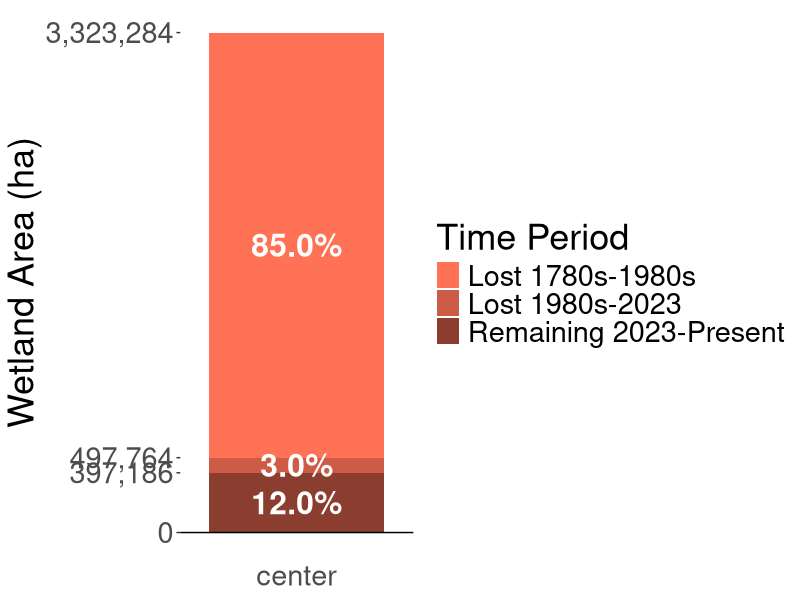
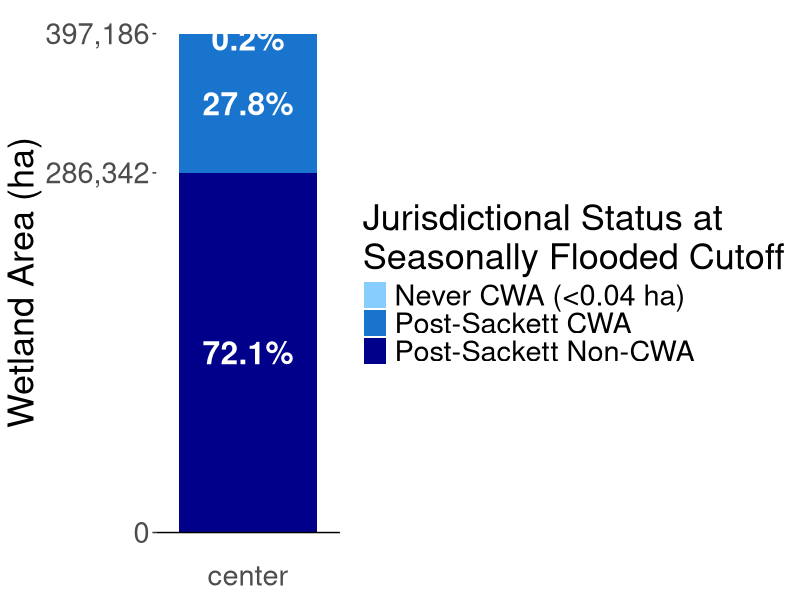
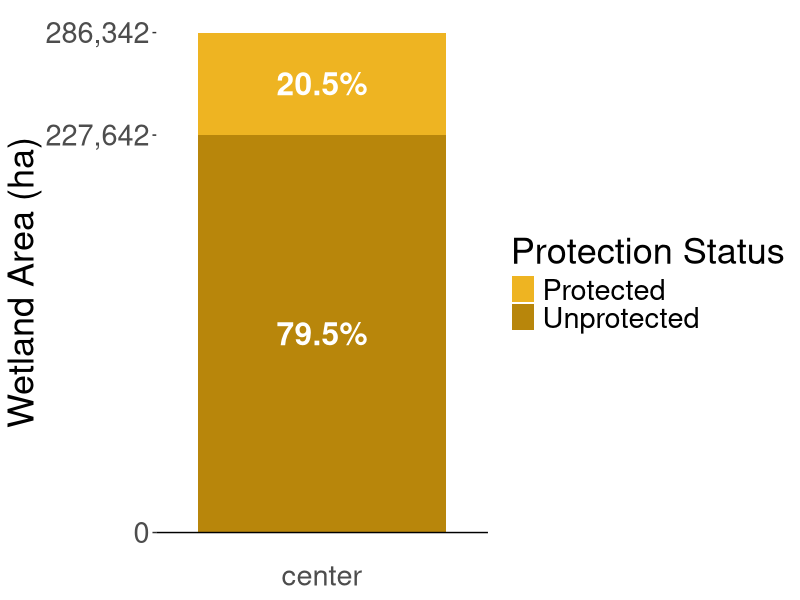
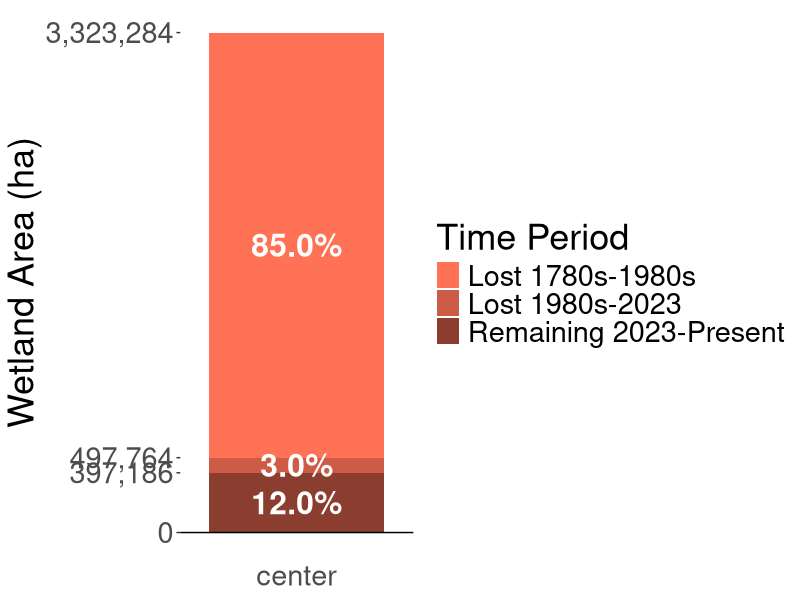
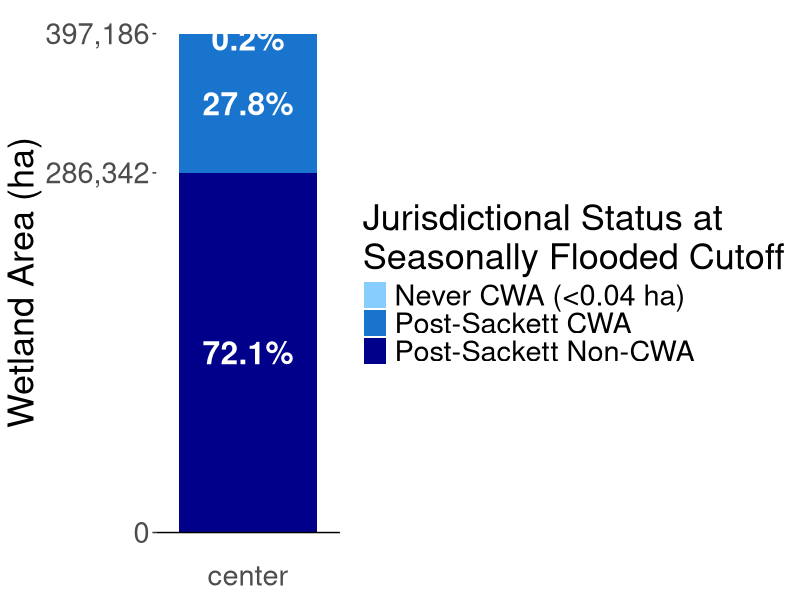
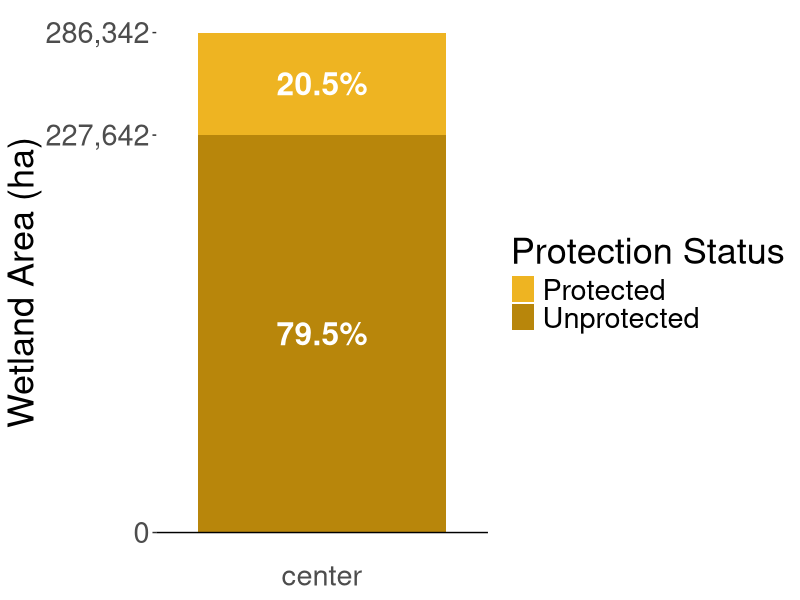
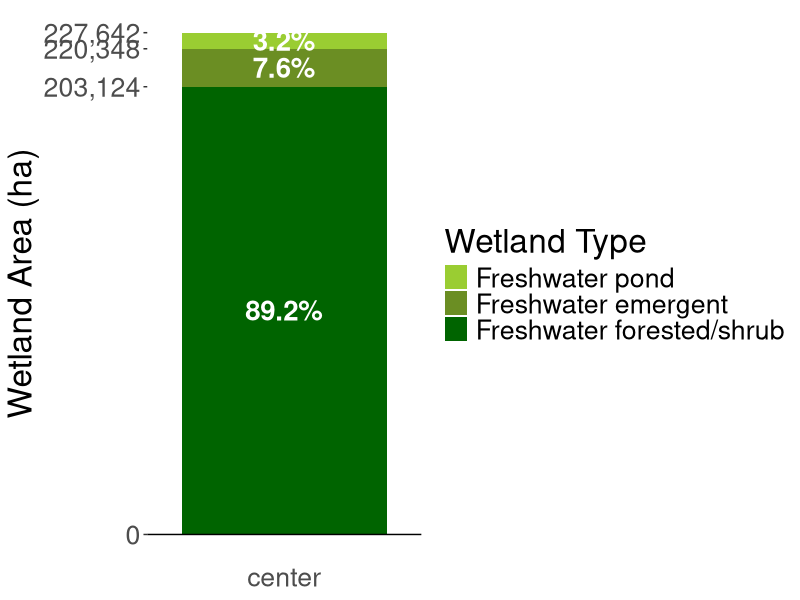
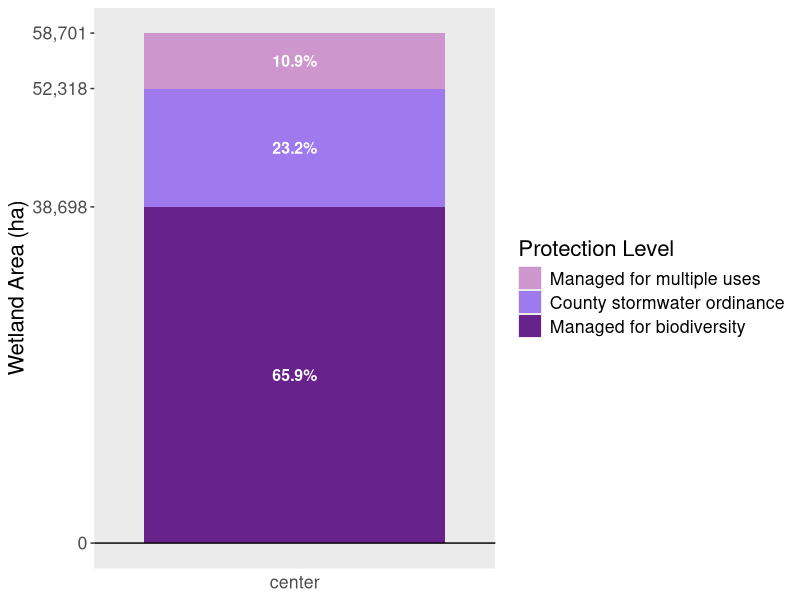

Here is the R script that generated these plots, in order:
setwd("C:/Users/Chels/OneDrive - University of Illinois - Urbana/Illinois Wetlands Risk Assessment/Public-Repo")

library(ggplot2)
library(patchwork)

# read in excel file
sum.area.df = read.csv("Figure8_AreaSummary.csv")

# remove extra rows
sum.area.df = data.frame(sum.area.df[1:3,])
colnames(sum.area.df) = rep(c("label","area"),6)

# make sep dataframes
hist.df = sum.area.df[1:3,3:4]; hist.df$group = "Historical loss"
cwa.df = sum.area.df[1:3,5:6]; cwa.df$group = "CWA coverage"
pro.df = sum.area.df[1:2,7:8]; pro.df$group = "Protection status"
veg.df = sum.area.df[1:3,9:10]; veg.df$group = "Unprotected vegetation types"
type.df = sum.area.df[1:3,11:12]; type.df$group = "Protection level"

# stack dataframe
df.stack = rbind(hist.df, cwa.df, pro.df, veg.df, type.df)

# for each group, calculate the percentage of the total
groups = c("Historical loss","CWA coverage","Protection status",
           "Unprotected vegetation types","Protection level")
n.g = length(groups)
df.stack$percent = rep(0, nrow(df.stack))
df.stack$area.pos = rep(0, nrow(df.stack))
for (i in 1:n.g) {
  grp.ind = which(df.stack$group == groups[i])
  grp.df = df.stack[grp.ind,]
  df.stack[grp.ind,"percent"] = grp.df$area/sum(grp.df$area)*100 
  n.a = nrow(grp.df)
  rev.area = cumsum(rev(grp.df$area))
  df.stack[grp.ind,"area.pos"] = rev(c(0,rev.area[1:(n.a-1)]) + 0.5*(rev.area-c(0,rev.area[1:(n.a-1)])))
}

# format percent
df.stack$percent.format = rep(0, nrow(df.stack))
for (i in 1:nrow(df.stack)) {
  df.stack$percent.format[i] = paste(sprintf("%.1f", df.stack$percent[i]),"%",sep="")
}
df.stack$x = rep("center", nrow(df.stack))

# historical loss
p.hist = ggplot(df.stack[which(df.stack$group == "Historical loss"),],
                 aes(x=x, y=area, fill=label)) +
                 geom_bar(position="stack",stat="identity") +
                 geom_text(aes(x=x, y=area.pos, label=percent.format), 
                           color="white", size=8, fontface="bold") +
                 labs(x="",y="Area ") + 
                 geom_hline(yintercept=0,color="black") +
                 scale_y_continuous(name="Wetland Area (ha)",
                                    labels=scales::comma,
                                    breaks=c(0,397186,497764,3323284),
                                    limits = c(0,3323284)) +
                 guides(fill=guide_legend(title="Time Period")) + 
                 theme(axis.ticks.x=element_blank(),
                       axis.title.x=element_blank(), 
                       text = element_text(size=26),
                       panel.grid = element_blank(),
                       panel.background = element_rect(fill = "white")) +
                 scale_fill_manual(values=c("coral1","coral3","coral4"))
p.hist
ggsave("SummaryFigures/HistoricalLoss.png", plot = p.hist, 
       width=21.5, height=36, units="cm") 

cwa.labels = df.stack[which(df.stack$group == "CWA coverage"),"label"]
df.cwa = df.stack[which(df.stack$group == "CWA coverage"),]
df.cwa$area.pos[1] = df.cwa$area.pos[1]-3900
p.cwa=ggplot(df.cwa,
        aes(x=x, y=area, 
            fill=factor(label, level=cwa.labels))) +
        geom_bar(position="stack",stat="identity") +
        geom_text(aes(x=x, y=area.pos, label=percent.format), 
                  color="white", size=8, fontface="bold") +
        geom_hline(yintercept=0,color="black") +
        scale_y_continuous(name="Wetland Area (ha)",
                           labels=scales::comma,
                           breaks=c(0,286342,397186),
                           limits = c(0,398000)) +
        guides(fill=guide_legend(title="Jurisdictional Status at\nSeasonally Flooded Cutoff")) + 
        theme(axis.ticks.x=element_blank(),
              axis.title.x=element_blank(), 
              text = element_text(size=26),
              panel.grid = element_blank(),
              panel.background = element_rect(fill = "white")) +
        scale_fill_manual(values=c("skyblue1","dodgerblue3","blue4"))
p.cwa
ggsave("SummaryFigures/CWACoverage.png", plot = p.cwa, 
       width=22.75, height=36, units="cm") 

pro.labels = df.stack[which(df.stack$group == "Protection status"),"label"]
p.pro = ggplot(df.stack[which(df.stack$group == "Protection status"),],
              aes(x=x, y=area, 
                  fill=factor(label, level=pro.labels))) +
              geom_bar(position="stack",stat="identity") +
              geom_text(aes(x=x, y=area.pos, label=percent.format), 
                        color="white", size=8, fontface="bold") +
              geom_hline(yintercept=0,color="black") +
              scale_y_continuous(name="Wetland Area (ha)",
                                 labels=scales::comma,
                                 breaks=c(0,227642,286342),
                                 limits = c(0,286342)) +
              guides(fill=guide_legend(title="Protection Status")) + 
              theme(axis.ticks.x=element_blank(),
                    axis.title.x=element_blank(), 
                    text = element_text(size=26),
                    panel.grid = element_blank(),
                    panel.background = element_rect(fill = "white")) +
              scale_fill_manual(values=c("goldenrod2","darkgoldenrod"))
p.pro
ggsave("SummaryFigures/ProtectionStatus.png", plot = p.pro, 
       width = 19.25, height = 36, units="cm") 

veg.labels = df.stack[which(df.stack$group == "Unprotected vegetation types"),"label"]
p.veg = ggplot(df.stack[which(df.stack$group == "Unprotected vegetation types"),],
               aes(x=x, y=area, 
                   fill=factor(label, level=veg.labels))) +
                geom_bar(position="stack",stat="identity") +
                geom_text(aes(x=x, y=area.pos, label=percent.format), 
                          color="white", size=7, fontface="bold") +
                geom_hline(yintercept=0,color="black") +
                scale_y_continuous(name="Wetland Area (ha)",
                                   labels=scales::comma,
                                   breaks=c(0,203124,220348,227642),
                                   limits = c(0,227642)) +
                guides(fill=guide_legend(title="Wetland Type")) + 
                theme(axis.ticks.x=element_blank(),
                      axis.title.x=element_blank(), 
                      text = element_text(size=24),
                      panel.grid = element_blank(),
                      panel.background = element_rect(fill = "white")) +
                scale_fill_manual(values=c("olivedrab3","olivedrab","darkgreen"))
ggsave("SummaryFigures/VegetationTypes.png", plot = p.veg, 
       width = 20, height = 30, units="cm")

lev.labels = df.stack[which(df.stack$group == "Protection level"),"label"]
p.lev = ggplot(df.stack[which(df.stack$group == "Protection level"),],
               aes(x=x, y=area, 
                   fill=factor(label, level=lev.labels))) +
                geom_bar(position="stack",stat="identity") +
                geom_text(aes(x=x, y=area.pos, label=percent.format), 
                          color="white", size=4, fontface="bold") +
                geom_hline(yintercept=0,color="black") +
                scale_y_continuous(name="Wetland Area (ha)",
                                   labels=scales::comma,
                                   breaks=c(0,38698,52318,58701),
                                   limits = c(0,58701)) +
                guides(fill=guide_legend(title="Protection Level")) + 
                theme(axis.ticks.x=element_blank(),
                      axis.title.x=element_blank(), 
                      text = element_text(size=16),
                      panel.grid = element_blank(),
                      panel.b.ackground = element_rect(fill = "white")) +
                scale_fill_manual(values=c("plum3","mediumpurple2","darkorchid4"))
ggsave("SummaryFigures/ProtectionLevels.png", plot = p.lev, 
       width = 14, height = 8, units="cm")









